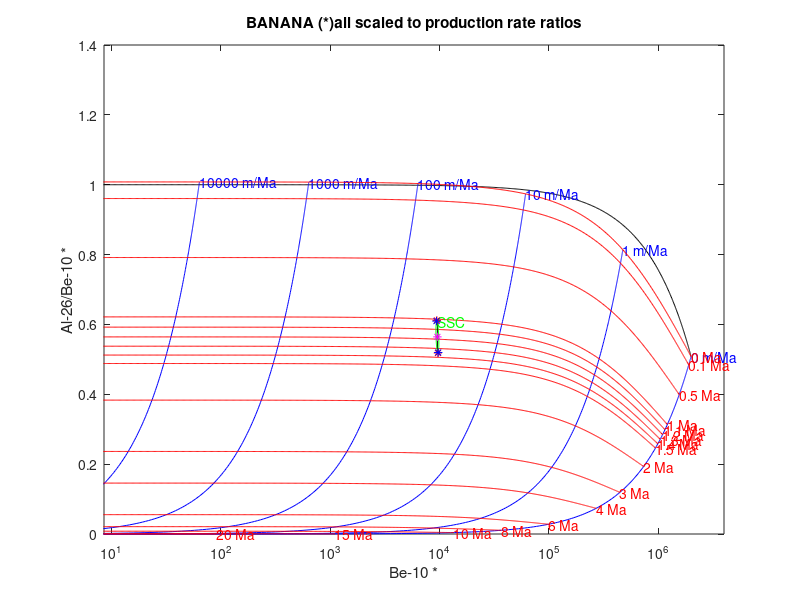

Here is the MATLAB script that generated this plot:
%% BANANA
% Self-contained script to plot the concentrations of 2 cosmonuclides in a banana-plot
% It also calculates the erosion rates and burial ages corresponding to the sample concentrations
% Angel Rodes, SUERC, 2022

%% Clear everything
clear % remove variables stored in memory
clc % clear the command window
close all hidden % remove previous plots

%%%%%%%%%%%%%%%%%%%%%%%%%%%%%%%%%%%%%%%%%%%%%%%%%%%%%%%%%%%%%%%%%%%%%%%%%%%%

%% Input data
% We need the folllgoing inputs: concentrations, decay constants, attenuation lengths, and basin production rates (for spallation and muons)

% As an example, we will use the sample from Shanshu Cave (SSC) from Liu et al. (2022) [https://doi.org/10.1016/j.quageo.2021.101237]
% The CRONUS input corresponding to this sample is:

% SSC	27.0845	105.1631	1800	std	0	2.6	1	0	2019;
% SSC	Be-10	quartz	111756	3409	NIST_27900;
% SSC	Al-26	quartz	416017	31939	Z92-0222;
% As described in the old-CRONUS v.3 page [https://hess.ess.washington.edu/math/docs/v3/v3_input_explained.html]

% We will need the concentrations and uncertainties:
C10=111756; % atoms/g
dC10=3409; % atoms/g
C26=416017; % atoms/g
dC26=31939; % atoms/g
% the sample name:
sample_name='SSC';
% and the density of the rock at the source area:
density=2.6; % g/cm^3 (or kg per litre)

% We can input the CRONUS-input lines in the old-CRONUS v.3 erosion rate calculator [https://hess.ess.washington.edu/math/v3/v3_erosion_in.html]
% Remember to remove theinitial comment symbol (%) first!
% These are the apparent erosion rates that we get for the LSDn scaling:

% Sample name	Nuclide	Erosion rate (m/Myr)	External uncert (m/Myr)
% SSC 	Be-10 (qtz)	65 	4.34
% SSC 	Al-26 (qtz)	116 	13.5

% We cal use these data to approximate the long-term average-prodution-rates using the "Average cosmogenic production rate calculator":
% https://github.com/angelrodes/average_cosmogenic_production_rate_calculator/blob/main/Average_cosmo_prodution.xlsx?raw=true

% And we get:
% * Attenuation lengths for Spallation, Fast muons 1, Fast muons 2, and Negative muons
L=[160 850 5000 500]'; % g/cm^2
% * Be-10 prodution rates for Spallation, Fast muons 1, Fast muons 2, and Negative muons
P10=[11.55428 0.02308 0.00769 0.06518]'; % atoms/g/year at the source area
% * Al-26 prodution rates for Spallation, Fast muons 1, Fast muons 2, and Negative muons
P26=[75.9237 0.1543 0.0514 0.7175]'; % atoms/g/year at the source area
% note that we add an apostrophe after the array to convert it into a column
% * Be-10 decay constant (lambda)
l10=4.9975E-07; % years^-1
% * Al-26 decay constant (lambda)
l26=9.8319E-07; % years^-1
%
%%%%%%%%%%%%%%%%%%%%%%%%%%%%%%%%%%%%%%%%%%%%%%%%%%%%%%%%%%%%%%%%%%%%%%%%%%%

%% Now we need to define our model
% The erosion-burial model was described by Lal (1991): figure 6
% [https://doi.org/10.1016/0012-821X(91)90220-C]
% Here, we will express the equations as shown in Rodes et al. (2014): equations 4 and 5
% [https://doi.org/10.1016/j.quageo.2013.10.002]
Model = @(Prodution_rates,Attenuation_lengths,decay_constant,erosion,time)...
   sum( (Prodution_rates./(erosion.*density./Attenuation_lengths+decay_constant)).*exp(-time*decay_constant) ,1);
% note that we use .* and ./  instead of * and / to allow using lost of erosion and times as horizontal arrays.
% also note that we sum in the direction "1" to sum the nuclides produced by all the production mechanism (columns; vertical arrays) that are listed in 4 rows

% Simplify for Be-10 and Al-26
Model10 = @(erosion,time) Model(P10,L,l10,erosion,time);
Model26 = @(erosion,time) Model(P26,L,l26,erosion,time);
% also simplify for ratio
Model_ratio = @(erosion,time) Model(P26,L,l26,erosion,time)./Model(P10,L,l10,erosion,time);

Exposure_model = @(Prodution_rates,Attenuation_lengths,decay_constant,t)...
   sum( (Prodution_rates./decay_constant).*(1-exp(-decay_constant.*t)) ,1);
Exposure_model10 = @(t) Exposure_model(P10,L,l10,t);
Exposure_model26 = @(t) Exposure_model(P26,L,l26,t);

many_times=[0, logspace(0,8,1000-1)]; % years

x_exposure=Exposure_model10(many_times);
y_exposure=Exposure_model26(many_times)./Exposure_model10(many_times);

% Play with this:
% Model10(0,0)
% Model10(0,1500000)
% Model_ratio(100/1E4,0)
% Model_ratio(0,0)

%%%%%%%%%%%%%%%%%%%%%%%%%%%%%%%%%%%%%%%%%%%%%%%%%%%%%%%%%%%%%%%%%%%%%%%%%%%%

%% Plot our banana
% define what values we want to plot:
erosion_array=[0 1 10 100 1000 10000]/1E4; % cm/year (m/Ma divided by 1E4)
time_array=[0 0.1 0.5 1 1.1 1.2 1.3 1.4 1.5 2 3 4 6 8 10 15 20]*1E6; % years (Ma multiplied by 1E6)
% WE ADDED A FEW EXTRA LINES HERE (1.1 1.2 1.3 1.4) TO UNDERSTAND THE BURIAL AGE OF THE SAMPLE

% define the points for each line:
points_per_line=1000; % banana lines will be defined by this number of points
many_erosions=[0,logspace(-2,6,points_per_line-1)]/1E4; % cm/year (m/Ma divided by 1E4)
many_times=[0, logspace(0,8,points_per_line-1)]; % years

% Start figure
figure % open a new figure
hold on % do not clear it

% Write labels and title
xlabel('Be-10 *')
ylabel('Al-26/Be-10 *')
title('BANANA (*)all scaled to production rate ratios')

% plot constant-exposure line
plot(x_exposure/sum(P10),y_exposure/sum(P26)*sum(P10),'-k')

% plot erosion rates
for er=erosion_array
  x=Model10(er,many_times)/sum(P10);
  y=Model_ratio(er,many_times)/sum(P26)*sum(P10);
  plot(x,y,'-b') % plot blue line
  text(x(1),y(1),[num2str(er*1e4) ' m/Ma'],'Color','b') % plot blue text
end

% plot times
for t=time_array
  x=Model10(many_erosions,t)/sum(P10);
  y=Model_ratio(many_erosions,t)/sum(P26)*sum(P10);
  plot(x,y,'-r') % plot red line
  text(x(1),y(1),[num2str(t/1e6) ' Ma'],'Color','r') % plot red text
end


% Set logarithmic X axis
set(gca, 'XScale', 'log')
% You might do the dame with YScale

% Set nice limits
xlim([ 100 Model10(0,0)*2]/sum(P10)) % between 100 atoms/g and 20% more than saturation
% you can comment the line to see what happens when you do not set limits

% There are other options to beautify the figure:
box on
% grid on
% You can also play with colors in the plot and text functions.
% You can play with 'LineWidth' in the plot function too.

%% Plot the sample
% This is the traditional (ugly) way:
plot(C10/sum(P10),C26/C10/sum(P26)*sum(P10),'.k') % center of the sample (k is for black)
plot([C10-dC10 , C10+dC10]/sum(P10) , [C26/C10 , C26/C10]/sum(P26)*sum(P10),'-k') % horizontal uncertainty
plot([C10 , C10]/sum(P10) , [(C26-dC26)/C10 , (C26+dC26)/C10]/sum(P26)*sum(P10),'-k') % vertical uncertainty


% I prefer this code, that represents the one-sigma-uncertainty-space with an ellipse
theta=linspace(0,2*pi,100); % use 100 points for the ellipse
x =  C10+dC10*sin(theta);
y = (C26+dC26*cos(theta)) ./ (C10+dC10*sin(theta));
plot(x/sum(P10),y/sum(P26)*sum(P10),'-g') % green ellipse
text(x(1)/sum(P10),y(1)/sum(P26)*sum(P10),sample_name,'Color','g') % green text
% maths behind this:
% all the points in the elliplse has chisq=1 because
% chisq = ((Model10-C10)/dC10)^2 + ((Model26-C26)/dC26)^2 = sin(theta)^2 + cos(theta)^2 = 1
% for any theta


%
%%%%%%%%%%%%%%%%%%%%%%%%%%%%%%%%%%%%%%%%%%%%%%%%%%%%%%%%%%%%%%%%%%%%%%%%%%%%

%% Solving the erosion rate and burial time of the sample
% we want to solve er and t in the following equations:
% C10 = Model10(er,t)
% C26 = Model26(er,t)
% unfortunately, these equations have no symbolic solution.
% However, there are muliple ways of solving the problem. Here we will use an iterative method for the central porint (C10, C26/C10):

% our objective is guetting the er and t values that yield models that correposnd to our concentrations
% therefore, our objectives are the sample conventrations:
Obj_10=C10;
Obj_26=C26;
% and their uncertainties
dObj_10=dC10;
dObj_26=dC26;

% start with a guess
guess_t=0; % start with no burial
guess_er=interp1(Model10(many_erosions,guess_t),many_erosions,Obj_10); % find the corresponding eosion
chisq= ((Obj_10-Model10(guess_er,guess_t))/dObj_10)^2 + ((Obj_26-Model26(guess_er,guess_t))/dObj_26)^2; % calculate how close we are to  C10 and C26

% start iterating
iteration_number=0;
while chisq>2e-4 % try to achieve a solution very close to C10 and C26 (chisq less or equal to 2e-4 correponds to the 1% central area of the ellipse)
  iteration_number=iteration_number+1; % this is just a counter
  guess_t=interp1(Model_ratio(guess_er,many_times),many_times,Obj_26/Obj_10); % find the corresponding burial age using the ratio
  guess_er=interp1(Model10(many_erosions,guess_t),many_erosions,Obj_10); % find the corresponding eosion
  chisq= ((Obj_10-Model10(guess_er,guess_t))/dObj_10)^2 + ((Obj_26-Model26(guess_er,guess_t))/dObj_26)^2; % calculate how close we are to  C10 and C26
%  disp([ 'Iteration ' num2str(iteration_number) ': Chi-sq = ' num2str(chisq)]) % show some information
end

% display our guesses:
disp('Central solution:')
disp([ '    Burial age = ' num2str(guess_t/1e6) ' Ma'])
disp([ '    Erosion rate = ' num2str(guess_er*1e4) ' m/Ma'])

% plot guess results
plot(Model10(guess_er,guess_t)/sum(P10),Model_ratio(guess_er,guess_t)/sum(P26)*sum(P10),'*m') % magenta star

%%%%%%%%%%%%%%%%%%%%%%%%%%%%%%%%%%%%%%%%%%%%%%%%%%%%%%%%%%%%%%%%%%%%%%%%%%%



% We also want to get the results correponding to all the points in the ellipse, 
% or at least the results corresponding to the limits of  C10 +/- dC10 and C26 +/- dC26.
% To get those results, you will need to put the "solver" above in a loop for all the objectives we want to fit. (below)

% If we have samples that plot in the forbidden area you might want to:
% - Include negative ages in the variable many_timnes.
% - Modify INTERP1 function to allow extrapolations.
% - Include a BREAK in the iteration loop if iteration_number gets very big or if results make no sense.

%%%%%%%%%%%%%%%%%%%%%%%%%%%%%%%%%%%%%%%%%%%%%%%%%%%%%%%%%%%%%%%%%%%%%%%%%%%%

%% Further exercises you might want to try are:
%    - Change the isotopes. E.g. change Be-10 and Al-26 by Ne-21 and Be-10. To recycle this code with "stable" isotopes, you can assign them a ridiculously slow decay constant (eg. 1E-36, see https://angelrodes.wordpress.com/2022/01/25/are-he-3-and-ne-21-stable-isotopes/).
%    - Represent everything scaled to the production rate ratios sum(P10) and sum(P26). This is useful if you want to represent several samples (with different basin production rates) in the same banana. (DONE)
%    - Modify the model to plot "pot-bellied bananas" that include the effect of muon-produced cosmuniclides while the sample is buried. (e.g., Hidy et al., 2013; figure 4; https://doi.org/10.1016/j.quascirev.2012.11.009

%%%%%%%%%%%%%%%%%%%%%%%%%%%%%%%%%%%%%%%%%%%%%%%%%%%%%%%%%%%%%%%%%%%%%%%%%%%%

%% UNCERTINTIES
% Run the solver for the points on the ellipse

counter=0;
for theta=linspace(0,2*pi,100)
  counter=counter+1;
% our objective is guetting the er and t values that yield models that correposnd to our concentrations
% therefore, our objectives are the sample conventrations:
Obj_10=C10+dC10*sin(theta);
Obj_26=C26+dC26*cos(theta);
% and their uncertainties
dObj_10=dC10;
dObj_26=dC26;

% start with a guess
guess_t=0; % start with no burial
guess_er=interp1(Model10(many_erosions,guess_t),many_erosions,Obj_10); % find the corresponding eosion
chisq= ((Obj_10-Model10(guess_er,guess_t))/dObj_10)^2 + ((Obj_26-Model26(guess_er,guess_t))/dObj_26)^2; % calculate how close we are to  C10 and C26

% start iterating
iteration_number=0;
while chisq>2e-4 % try to achieve a solution very close to C10 and C26 (chisq less or equal to 2e-4 correponds to the 1% central area of the ellipse)
  iteration_number=iteration_number+1; % this is just a counter
  guess_t=interp1(Model_ratio(guess_er,many_times),many_times,Obj_26/Obj_10); % find the corresponding burial age using the ratio
  guess_er=interp1(Model10(many_erosions,guess_t),many_erosions,Obj_10); % find the corresponding eosion
  chisq= ((Obj_10-Model10(guess_er,guess_t))/dObj_10)^2 + ((Obj_26-Model26(guess_er,guess_t))/dObj_26)^2; % calculate how close we are to  C10 and C26
%  disp([ 'Iteration ' num2str(iteration_number) ': Chi-sq = ' num2str(chisq)]) % show some information
end

% display our guesses:
%disp('Ellipse solution:')
%disp([ 'Burial age = ' num2str(guess_t/1e6) ' Ma'])
%disp([ 'erosion rate = ' num2str(guess_er*1e4) ' m/Ma'])

% plot guess results
%plot(Model10(guess_er,guess_t)/sum(P10),Model_ratio(guess_er,guess_t)/sum(P26)*sum(P10),'*m') % magenta star

% store the solutions for later
time_solutions(counter)=guess_t;
erosion_solutions(counter)=guess_er;

end

%% Plot the min-max solutions on the ellipse
sel= (time_solutions==max(time_solutions)); % select the max age
plot(Model10(erosion_solutions(sel),time_solutions(sel))/sum(P10),Model_ratio(erosion_solutions(sel),time_solutions(sel))/sum(P26)*sum(P10),'*r') % magenta star

sel= (time_solutions==min(time_solutions)); % select the min age
plot(Model10(erosion_solutions(sel),time_solutions(sel))/sum(P10),Model_ratio(erosion_solutions(sel),time_solutions(sel))/sum(P26)*sum(P10),'*r') % magenta star

sel= (erosion_solutions==max(erosion_solutions)); % select the max erosion
plot(Model10(erosion_solutions(sel),time_solutions(sel))/sum(P10),Model_ratio(erosion_solutions(sel),time_solutions(sel))/sum(P26)*sum(P10),'*b') % magenta star

sel= (erosion_solutions==min(erosion_solutions)); % select the min erosion
plot(Model10(erosion_solutions(sel),time_solutions(sel))/sum(P10),Model_ratio(erosion_solutions(sel),time_solutions(sel))/sum(P26)*sum(P10),'*b') % magenta star

disp('One-sigma ranges:')
disp(['    Burial ages = ' num2str(min(time_solutions)/1e6) ' - '  num2str(max(time_solutions)/1e6) ' Ma'])
disp(['    Erosion ratess = ' num2str(min(erosion_solutions)*10000) ' - '  num2str(max(erosion_solutions)*10000) 'm/Ma'])